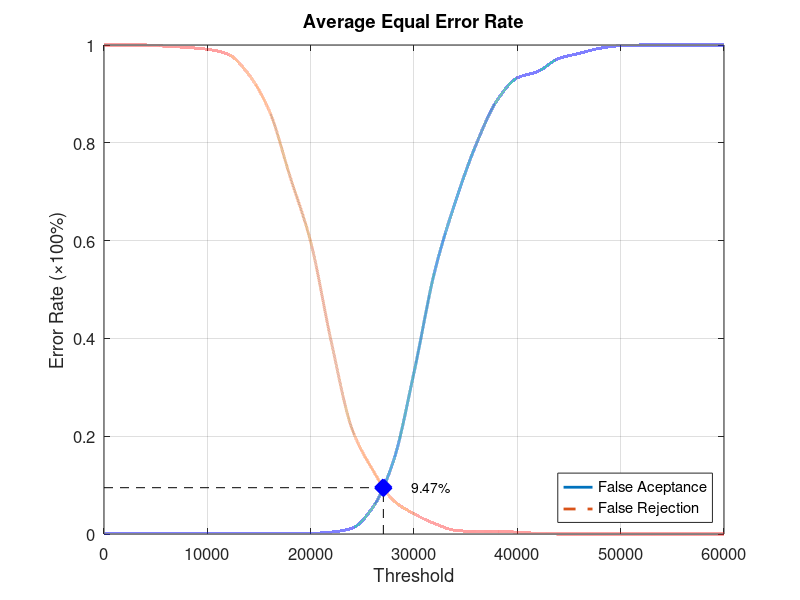
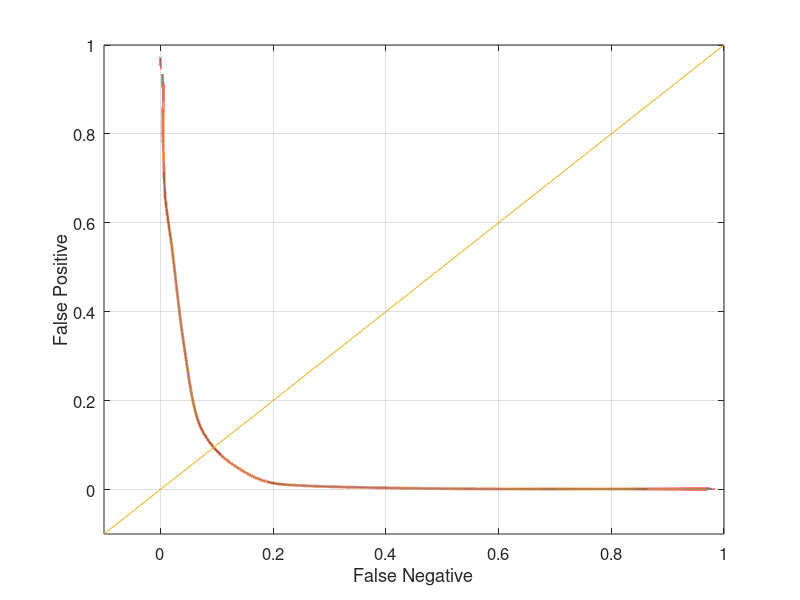

Recreate these plots in MATLAB, in order.
function yEER = Experiment2Average
close all;
clear;
clc;
x = 0:2000:60000;
xq = 0:0.5:60000;

y0 = [0 0.00131579 0.00131579 0.00131579 0.00131579 0.00131579 0.00131579 0.00131579 0.00131579 0.00131579 0.00131579 0.00394737 0.0118421 0.0539474 0.148684 0.330263 0.536842 0.678947 0.796053 0.885526 0.932895 0.946053 0.972368 0.982895 0.993421 0.998684 1 1 1 1 1];
yy0 = interp1(x, y0, xq, 'pchip');
y1 = [1 1 1 0.9975 0.995 0.99125 0.98125 0.94 0.865 0.73125 0.5975 0.3925 0.215 0.13125 0.06875 0.04125 0.02125 0.0075 0.005 0.005 0.00375 0.00125 0 0 0 0 0 0 0 0 0];
yy1 = interp1(x, y1, xq, 'pchip');

% Calculating EER: 
y2 = abs(y0 - y1);
find(y2 == min(y2))
yy2 = abs(yy0 - yy1);
xEER = find(yy2 == min(yy2));
xEERIndex = xq(xEER) % X-axis EER
yEER = yy0(xEER) % Y-axis EER

main = figure
plot(xq, yy0,'-','LineWidth', 2);	hold on
plot(xq, yy1,'--','LineWidth', 2);	hold on
plot([xEERIndex xEERIndex], [0 yEER], 'k--');	hold on
plot([0 xEERIndex], [yEER yEER], 'k--');	hold on
plot(xEERIndex, yEER, 'bx', 'LineWidth', 10);	hold on
text(xEERIndex + 10 * xEERIndex / 100, yEER, [num2str(round((10000 * yEER)) / 100) '%'])
legend('False Aceptance', 'False Rejection', 'Location', 'SouthEast')
xlabel('Threshold')
ylabel('Error Rate (\times100%)')
title('Average Equal Error Rate')
set(gca, 'FontSize', 12)
axis([0 60000 0 1])
grid on

print(main, 'Experiment2AverageMain', '-dpng');
FNRxFPR = figure('Color', [1 1 1]);
plot(yy1, yy0, '-', yy1, yy0, 'LineWidth', 2);
hold on
y = -0.1:0.1:1
plot(y, y); 
set(gca, 'FontSize', 12)
xlabel('False Negative')
ylabel('False Positive')
axis([-0.1 1 -0.1 1])
set(gca, 'FontSize', 12)
grid on

print(FNRxFPR, 'Experiment2AverageFNRxFPR','-dpng');
end
